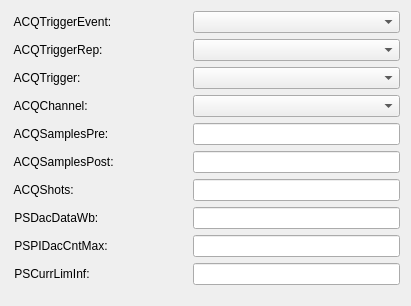
    <widget class="QWidget" name="gridLayoutWidget">
     <property name="geometry">
      <rect>
       <x>10</x>
       <y>20</y>
       <width>411</width>
       <height>306</height>
      </rect>
     </property>
     <layout class="QGridLayout" name="gridLayout">
      <item row="7" column="2">
       <widget class="PyDMLineEdit" name="PyDMLineEdit_16">
        <property name="toolTip">
         <string/>
        </property>
        <property name="channel" stdset="0">
         <string>SI-22:DI-FOFBCtrl:PSDacDataWb-SP</string>
        </property>
       </widget>
      </item>
      <item row="5" column="0">
       <widget class="QLabel" name="label_4">
        <property name="text">
         <string> ACQSamplesPost:                  </string>
        </property>
       </widget>
      </item>
      <item row="4" column="2">
       <widget class="PyDMLineEdit" name="PyDMLineEdit_3">
        <property name="toolTip">
         <string/>
        </property>
        <property name="channel" stdset="0">
         <string>SI-22:DI-FOFBCtrl:ACQSamplesPre-SP</string>
        </property>
       </widget>
      </item>
      <item row="9" column="2">
       <widget class="PyDMLineEdit" name="PyDMLineEdit_23">
        <property name="toolTip">
         <string/>
        </property>
        <property name="channel" stdset="0">
         <string>SI-22:DI-FOFBCtrl:PSCurrLimInf-SP</string>
        </property>
       </widget>
      </item>
      <item row="2" column="1">
       <widget class="PyDMLabel" name="PyDMLabel_2">
        <property name="toolTip">
         <string/>
        </property>
        <property name="channel" stdset="0">
         <string>SI-22:DI-FOFBCtrl:ACQTrigger-Sel</string>
        </property>
       </widget>
      </item>
      <item row="4" column="1">
       <widget class="PyDMLabel" name="PyDMLabel_4">
        <property name="toolTip">
         <string/>
        </property>
        <property name="channel" stdset="0">
         <string>SI-22:DI-FOFBCtrl:ACQSamplesPre-RB</string>
        </property>
       </widget>
      </item>
      <item row="5" column="1">
       <widget class="PyDMLabel" name="PyDMLabel_5">
        <property name="toolTip">
         <string/>
        </property>
        <property name="channel" stdset="0">
         <string>SI-22:DI-FOFBCtrl:ACQSamplesPost-RB</string>
        </property>
       </widget>
      </item>
      <item row="3" column="2">
       <widget class="PyDMEnumComboBox" name="PyDMEnumComboBox_5">
        <property name="toolTip">
         <string/>
        </property>
        <property name="channel" stdset="0">
         <string>SI-22:DI-FOFBCtrl:ACQChannel-Sel</string>
        </property>
       </widget>
      </item>
      <item row="6" column="2">
       <widget class="PyDMLineEdit" name="PyDMLineEdit_4">
        <property name="toolTip">
         <string/>
        </property>
        <property name="channel" stdset="0">
         <string>SI-22:DI-FOFBCtrl:ACQShots-SP</string>
        </property>
       </widget>
      </item>
      <item row="1" column="2">
       <widget class="PyDMEnumComboBox" name="PyDMEnumComboBox_2">
        <property name="toolTip">
         <string/>
        </property>
        <property name="channel" stdset="0">
         <string>SI-22:DI-FOFBCtrl:ACQTriggerRep-Sel</string>
        </property>
       </widget>
      </item>
      <item row="0" column="0">
       <widget class="QLabel" name="label_2">
        <property name="text">
         <string> ACQTriggerEvent:</string>
        </property>
       </widget>
      </item>
      <item row="7" column="0">
       <widget class="QLabel" name="label_10">
        <property name="text">
         <string> PSDacDataWb:</string>
        </property>
       </widget>
      </item>
      <item row="8" column="1">
       <widget class="PyDMLabel" name="PyDMLabel_34">
        <property name="toolTip">
         <string/>
        </property>
        <property name="channel" stdset="0">
         <string>SI-22:DI-FOFBCtrl:PSPIDacCntMax-RB</string>
        </property>
       </widget>
      </item>
      <item row="2" column="0">
       <widget class="QLabel" name="label_8">
        <property name="text">
         <string> ACQTrigger:</string>
        </property>
       </widget>
      </item>
      <item row="0" column="2">
       <widget class="PyDMEnumComboBox" name="PyDMEnumComboBox_4">
        <property name="toolTip">
         <string/>
        </property>
        <property name="channel" stdset="0">
         <string>SI-22:DI-FOFBCtrl:ACQTriggerEvent-Sel</string>
        </property>
       </widget>
      </item>
      <item row="3" column="1">
       <widget class="PyDMLabel" name="PyDMLabel_7">
        <property name="toolTip">
         <string/>
        </property>
        <property name="channel" stdset="0">
         <string>SI-22:DI-FOFBCtrl:ACQChannel-Sel</string>
        </property>
       </widget>
      </item>
      <item row="9" column="0">
       <widget class="QLabel" name="label_20">
        <property name="text">
         <string> PSCurrLimInf:</string>
        </property>
       </widget>
      </item>
      <item row="6" column="1">
       <widget class="PyDMLabel" name="PyDMLabel_6">
        <property name="toolTip">
         <string/>
        </property>
        <property name="channel" stdset="0">
         <string>SI-22:DI-FOFBCtrl:ACQShots-RB</string>
        </property>
       </widget>
      </item>
      <item row="1" column="0">
       <widget class="QLabel" name="label_7">
        <property name="text">
         <string> ACQTriggerRep:</string>
        </property>
       </widget>
      </item>
      <item row="2" column="2">
       <widget class="PyDMEnumComboBox" name="PyDMEnumComboBox_3">
        <property name="toolTip">
         <string/>
        </property>
        <property name="channel" stdset="0">
         <string>SI-22:DI-FOFBCtrl:ACQTrigger-Sel</string>
        </property>
       </widget>
      </item>
      <item row="5" column="2">
       <widget class="PyDMLineEdit" name="PyDMLineEdit">
        <property name="toolTip">
         <string/>
        </property>
        <property name="channel" stdset="0">
         <string>SI-22:DI-FOFBCtrl:ACQSamplesPost-SP</string>
        </property>
       </widget>
      </item>
      <item row="8" column="0">
       <widget class="QLabel" name="label_35">
        <property name="text">
         <string> PSPIDacCntMax:</string>
        </property>
       </widget>
      </item>
      <item row="8" column="2">
       <widget class="PyDMLineEdit" name="PyDMLineEdit_31">
        <property name="toolTip">
         <string/>
        </property>
        <property name="channel" stdset="0">
         <string>SI-22:DI-FOFBCtrl:PSPIDacCntMax-SP</string>
        </property>
       </widget>
      </item>
      <item row="7" column="1">
       <widget class="PyDMLabel" name="PyDMLabel_10">
        <property name="toolTip">
         <string/>
        </property>
        <property name="channel" stdset="0">
         <string>SI-22:DI-FOFBCtrl:PSDacDataWb-RB</string>
        </property>
       </widget>
      </item>
      <item row="4" column="0">
       <widget class="QLabel" name="label">
        <property name="text">
         <string> ACQSamplesPre:</string>
        </property>
       </widget>
      </item>
      <item row="6" column="0">
       <widget class="QLabel" name="label_5">
        <property name="text">
         <string> ACQShots:</string>
        </property>
       </widget>
      </item>
      <item row="3" column="0">
       <widget class="QLabel" name="label_6">
        <property name="text">
         <string> ACQChannel:</string>
        </property>
       </widget>
      </item>
      <item row="0" column="1">
       <widget class="PyDMLabel" name="PyDMLabel">
        <property name="toolTip">
         <string/>
        </property>
        <property name="channel" stdset="0">
         <string>SI-22:DI-FOFBCtrl:ACQTriggerEvent-Sel</string>
        </property>
       </widget>
      </item>
      <item row="1" column="1">
       <widget class="PyDMLabel" name="PyDMLabel_8">
        <property name="toolTip">
         <string/>
        </property>
        <property name="channel" stdset="0">
         <string>SI-22:DI-FOFBCtrl:ACQTriggerRep-Sel</string>
        </property>
       </widget>
      </item>
      <item row="9" column="1">
       <widget class="PyDMLabel" name="PyDMLabel_26">
        <property name="toolTip">
         <string/>
        </property>
        <property name="channel" stdset="0">
         <string>SI-22:DI-FOFBCtrl:PSCurrLimInf-RB</string>
        </property>
       </widget>
      </item>
     </layout>
    </widget>
